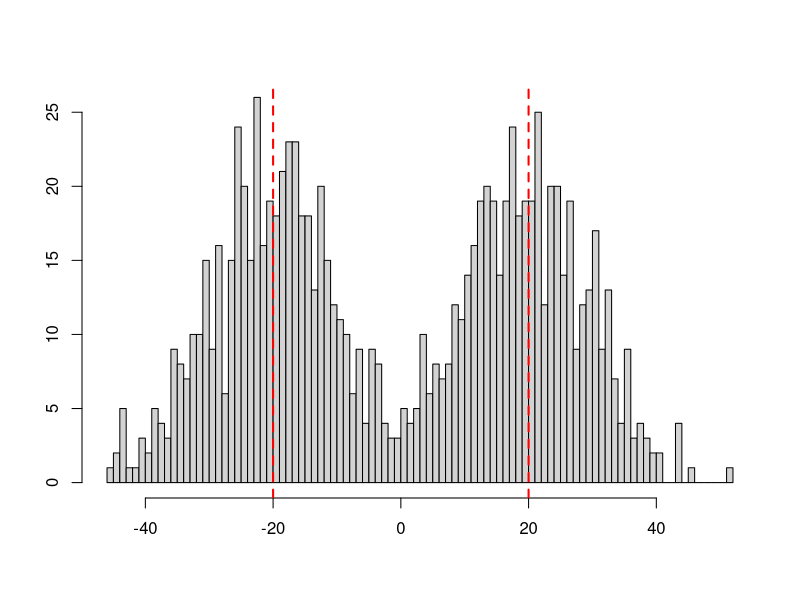
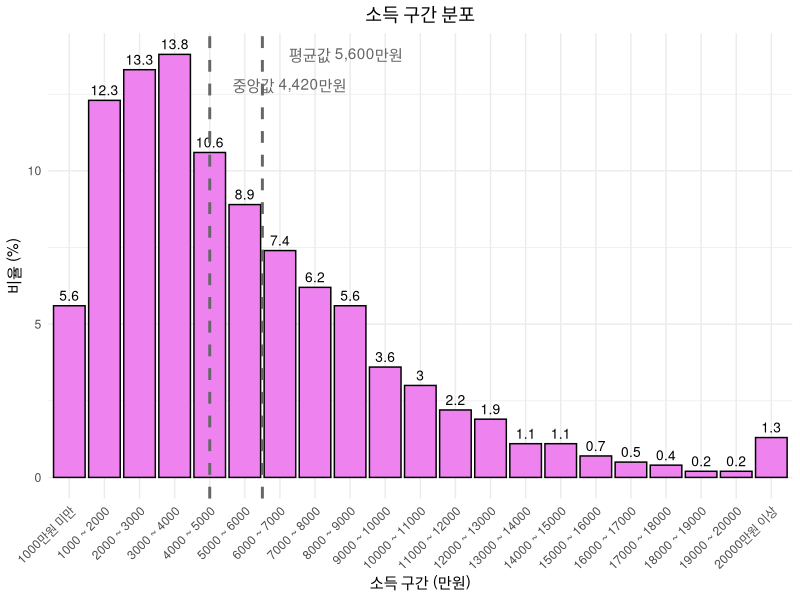

Reproduce these figures in R, in order.
## ---- chunk 1
set.seed(4)
data <- rnorm(500, mean = 20,sd = 10)
data <- append(data,rnorm(500, mean = -20, sd=10))
hist(data, breaks = 80,main = NA, xlab = NA, ylab = NA,)
abline(v = 20, col = "red", lwd = 2, lty = 2)
abline(v = -20, col = "red", lwd = 2, lty = 2)
## ---- chunk 2
suppressPackageStartupMessages({
  library(ggplot2)
  library(dplyr)
})
Var1 <- c("1000만원 미만",  "1000 ~ 2000",    "2000 ~ 3000",    "3000 ~ 4000",    "4000 ~ 5000",    "5000 ~ 6000", "6000 ~ 7000",    "7000 ~ 8000",   "8000 ~ 9000",   "9000 ~ 10000",   "10000 ~ 11000", "11000 ~ 12000", "12000 ~ 13000",  "13000 ~ 14000",  "14000 ~ 15000",  "15000 ~ 16000",  "16000 ~ 17000",  "17000 ~ 18000", "18000 ~ 19000",  "19000 ~ 20000",  "20000만원 이상")
cnt <- c(56,123,133,138,106,89,74,62,56,36,30,22,19,11,11,07,05,04,02,02,13)/10
df <- data.frame(Var1, cnt)
df$Var1 <- factor(df$Var1,levels = df$Var1)
## ---- chunk 3
df %>% ggplot(aes(x=Var1, y=cnt))+
  geom_bar(stat = "identity", fill="violet",color = "black")+
  geom_text(aes(label = cnt), vjust = -0.5, size = 3.5)+
  labs(title = "소득 구간 분포",
       x = "소득 구간 (만원)",
       y = "비율 (%)") +
  geom_vline(xintercept = 6.5, color = "grey40", linetype = "dashed", linewidth = 1)+
  annotate("text", x = 6.6, y = max(df$cnt)-0.4, label = "평균값 5,600만원", 
           hjust = -0.2, vjust = -0.5, color = "grey40") +
  geom_vline(xintercept = 5, color = "grey40", linetype = "dashed", linewidth = 1)+
  annotate("text", x = 5, y = max(df$cnt -1.4), label = "중앙값 4,420만원", 
           hjust = -0.2, vjust = -0.5, color = "grey40") +
  theme_minimal() +
  theme(axis.text.x = element_text(angle = 45, hjust = 1),
        plot.title = element_text(hjust = 0.5))
